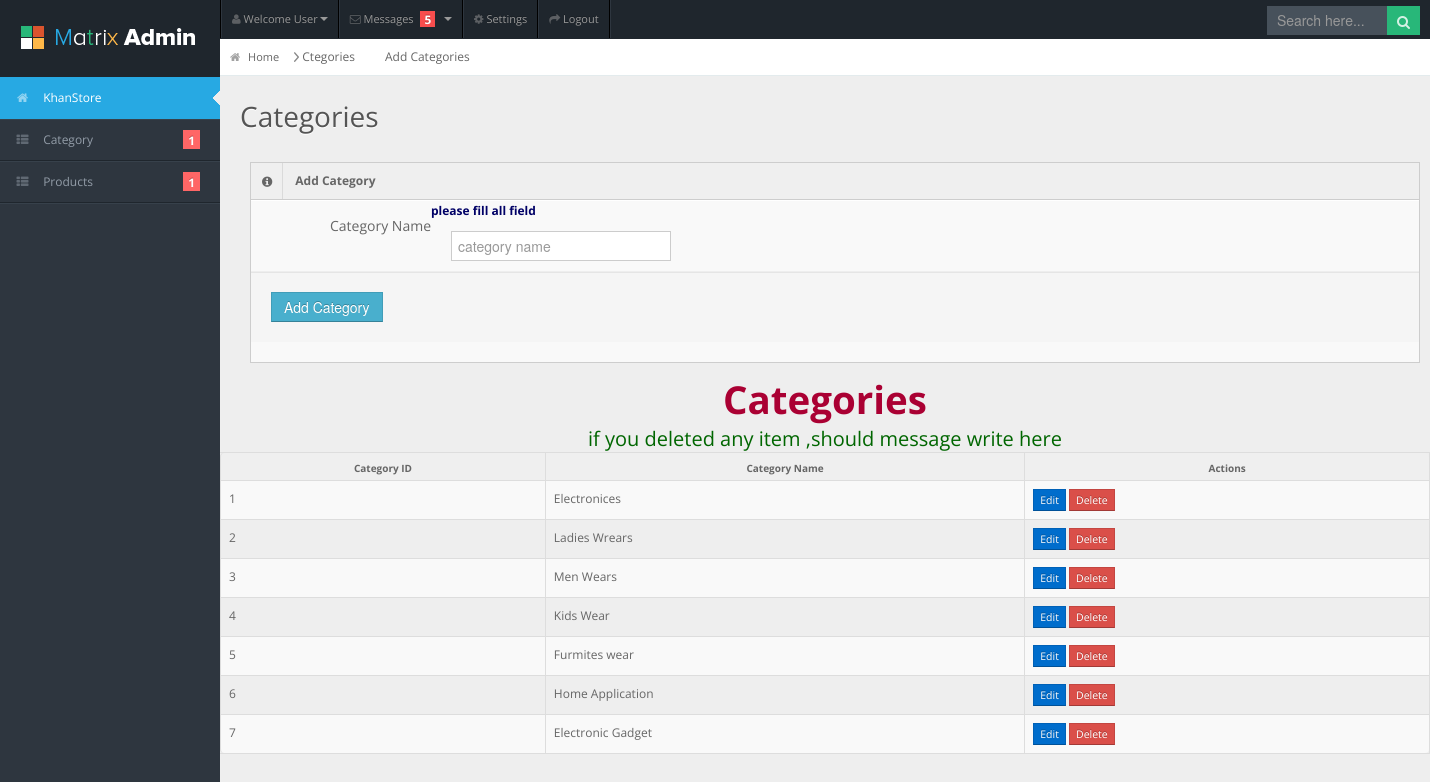
/admin/categories.php (signed in), run on the app's committed database.
### tables this page shows
CREATE TABLE `categories` (
  `cat_id` int(100) NOT NULL,
  `cat_title` text NOT NULL
);

### admin/categories.php (the view, shortened to what this page needs)
<?php
include "inc/db.php";
include "inc/top.php";
?>
<body>
<?php require_once "inc/header.php";?>
<?php
	require_once"inc/sidebar.php";
	?>
<div id="content">
  <div id="content-header">
    <div id="breadcrumb"> <a href="index2.php" title="Go to Home" class="tip-bottom"><i class="icon-home"></i> Home</a> Ctegories<a href="#" class="current"></a>Add Categories</div>
    <h1>Categories</h1>
  </div>
  <div class="span12">
          <div class="widget-box">
            <div class="widget-title"> <span class="icon"> <i class="icon-info-sign"></i> </span>
              <h5>Add Category</h5>
            </div>
            <div class="widget-content nopadding">
 <form class="form-horizontal" method="post"
	   action="inc/process.php" name="add_category" id="add_category" >
          <div class="control-group">
                  <label class="control-label">Category Name</label>
			 	  <?php
			     if(isset($_GET['error']))
				 {
					 echo "<span
					 style='color:#900;font-size:20px;'>".$_GET['error'].
					 "</span>";
				 }
			   else if(isset($_GET['success']))
				 {
					 echo "<span style='color:#060;'>".$_GET['success'].
					 "</span>";
				 }
			  else
			  {
				  echo " <span style='color:#006;font-weight:bold'>please fill all field
					 </span>";
			  }
			  ?>
                  <div class="controls">
                    <input type="text" name="cat-name" id="cat_name" placeholder="category name"/>
                </div>
	       </div>
                <div class="form-actions">
                  <input type="submit" value="Add Category" class="btn btn-info" name="add-category"/>
                    </div>
				</form>
				<br>
			  </div>
	  </div></div>
	<center>
		<h1 style="color:#a03;font-weight:bold;">Categories</h1>
		 <?php
			     if(isset($error))
				 {
					 echo "<span
					 style='color:#900;'>".$error
					 ."</span>";
				 }
			   else if(isset($success))
				 {
					 echo "<span style='color:#060;font-size:20px'>".$success
					 ."</span>";
				 }
			 else
			 {
				 echo "<span style='color:#060;font-size:20px'>if you deleted any item ,should message write here
					 </span>";
			 }
			  ?>
	</center>
	<table class="table table-bordered data-table table-striped">
              <thead>
                <tr>
                  <th>Category ID</th>
					<th>Category Name</th>
                  <th>Actions</th>
                </tr>
              </thead>
              <tbody>
				  <?php
                  $query="select * from categories order by cat_id asc";
				  $run_query=mysqli_query($conn,$query);
				  if(mysqli_num_rows($run_query)>0)
				  {
					while($row=mysqli_fetch_array($run_query))
					{
						$cat_id=$row["cat_id"];
						$cat_name=$row["cat_title"];
				  ?>
                <tr class="gradeX">
                  <td><?php echo $cat_id;?></td>
                  <td><?php echo $cat_name;?></td>
   <td class="center">
 <a  href="categories.php?edit=<?php echo $cat_id;?>" class="btn btn-primary btn-mini">Edit</a>
	   <a href="categories.php?del=<?php echo $cat_id;?>" class="btn btn-danger btn-mini">Delete</a></td></tr>
				  <?php
					}
				  }
					else
				  {
				  }
        ?>
					</tbody></table>

### admin/css/matrix-style.css (style rules this page uses)
* { outline:none !important; -moz-outline: none !important; }
html, body { height:100% }
body { overflow-x: hidden; margin-top: -10px; font-family: 'Open Sans', sans-serif; font-size:12px; color:#666; }
a { color:#666; }
select, textarea, input[type="text"], input[type="password"], input[type="datetime"], input[type="datetime-local"], input[type="date"], input[type="month"], input[type="time"], input[type="week"], input[type="number"], input[type="email"], input[type="url"], input[type="search"], input[type="tel"], input[type="color"], .uneditable-input, .label, .dropdown-menu, .btn, .well, .progress, .table-bordered, .btn-group > .btn:first-child, .btn-group > .btn:last-child, .btn-group > .btn:last-child, .btn-group > .dropdown-toggle, .alert { border-radius:0px; }
.btn, textarea, input[type="text"], input[type="password"], input[type="datetime"], input[type="datetime-local"], input[type="date"], input[type="month"], input[type="time"], input[type="week"], input[type="number"], input[type="email"], input[type="url"], input[type="search"], input[type="tel"], input[type="color"], .uneditable-input { box-shadow:none; }
.progress, .progress-success .bar, .progress .bar-success, .progress-warning .bar, .progress .bar-warning, .progress-danger .bar, .progress .bar-danger, .progress-info .bar, .progress .bar-info, .btn, .btn-primary { background-image:none; }
.form-horizontal .form-actions { padding-left:20px; }
#content { background: none repeat scroll 0 0 #eeeeee; margin-left: 220px; margin-right: 0; padding-bottom: 25px; position: relative; min-height:100%; width: auto; }
#content-header { position: abslute; width: 100%; margin-top: -38px; z-index: 20; }
#content-header h1 { color: #555555; font-size: 28px; font-weight: normal; float: none; text-shadow: 0 1px 0 #ffffff; margin-left: 20px; position: relative; }
#content-header h1, #content-header .btn-group { margin-top: 20px; }
#breadcrumb { background-color: #fff; border-bottom: 1px solid #e3ebed; }
#breadcrumb a { padding: 8px 20px 8px 10px; display: inline-block; background-image: url('../img/breadcrumb.png'); background-position: center right; background-repeat: no-repeat; font-size: 11px; color: #666666; }
#breadcrumb a:last-child { background-image:none; }
#breadcrumb a.current { font-weight: bold; color: #444444; }
#breadcrumb a i { margin-right: 5px; opacity: .6; }
.stat-boxes .peity_bar_good, .stat-boxes .peity_line_good, { color: #459D1C; }
.widget-box { background: none repeat scroll 0 0 #F9F9F9; border-left: 1px solid #CDCDCD; border-top: 1px solid #CDCDCD; border-right: 1px solid #CDCDCD; clear: both; margin-top: 16px; margin-bottom: 16px; position: relative; }
.widget-title, .modal-header, .table th, div.dataTables_wrapper .ui-widget-header { background:#efefef; border-bottom: 1px solid #CDCDCD; height: 36px; }
.widget-title span.icon { padding: 9px 10px 7px 11px; float: left; border-right:1px solid #dadada; }
.widget-title h5 { color: #666; float: left; font-size: 12px; font-weight: bold; padding: 12px; line-height: 12px; margin: 0; }
.widget-content { padding:15px; border-bottom: 1px solid #cdcdcd; }
.table th { height: auto; font-size: 10px; padding: 5px 10px 2px; border-bottom: 0; text-align: center; color: #666666; }
.nopadding { padding: 0 !important; }
form { margin-bottom: 0; }
.form-horizontal .control-group { border-top: 1px solid #ffffff; border-bottom: 1px solid #eeeeee; margin-bottom: 0; }
.form-horizontal .control-label { padding-top: 15px; width: 180px; }
.form-horizontal .controls { margin-left: 200px; padding: 10px 0; }
.form-horizontal .form-actions { margin-top: 0; margin-bottom: 0; }

### admin/css/matrix-media.css (style rules this page uses)
body { background:#2E363F; }

### data on the page
categories: cat_id "1", cat_title "Electronices"
categories: cat_id "2", cat_title "Ladies Wrears"
categories: cat_id "3", cat_title "Men Wears"
categories: cat_id "4", cat_title "Kids Wear"
categories: cat_id "5", cat_title "Furmites wear"
categories: cat_id "6", cat_title "Home Application"
categories: cat_id "7", cat_title "Electronic Gadget"
